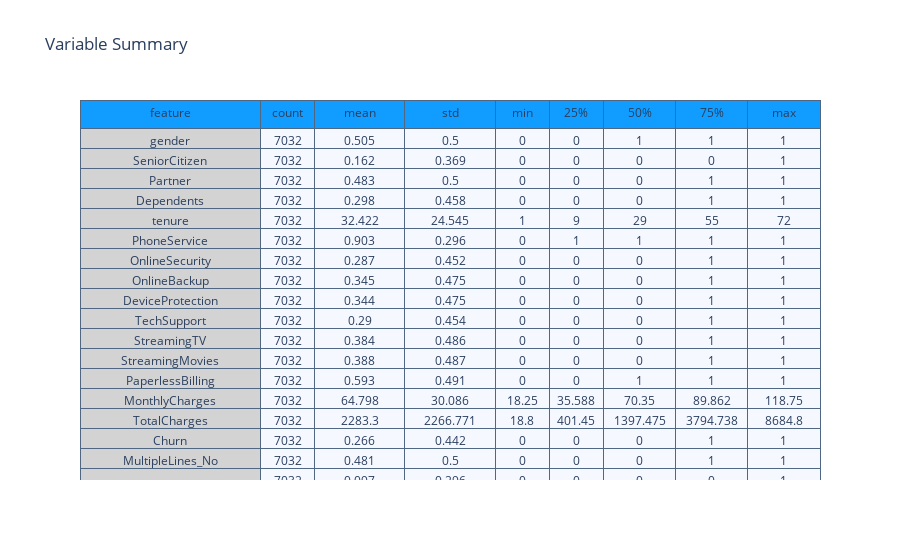

Write notebook code for a chart like this one.
### Markdown cell above
## <a id='3.7'>3.7. Variable Summary</a>

### Code cell
summary = (df_telcom_og[[i for i in df_telcom_og.columns if i not in Id_col]].
           describe().transpose().reset_index())

summary = summary.rename(columns = {"index" : "feature"})
summary = np.around(summary,3)

val_lst = [summary['feature'], summary['count'],
           summary['mean'],summary['std'],
           summary['min'], summary['25%'],
           summary['50%'], summary['75%'], summary['max']]

trace  = go.Table(header = dict(values = summary.columns.tolist(),
                                line = dict(color = ['#506784']),
                                fill = dict(color = ['#119DFF']),
                               ),
                  cells  = dict(values = val_lst,
                                line = dict(color = ['#506784']),
                                fill = dict(color = ["lightgrey",'#F5F8FF'])
                               ),
                  columnwidth = [200,60,100,100,60,60,80,80,80])
layout = go.Layout(dict(title = "Variable Summary"))
figure = go.Figure(data=[trace],layout=layout)
py.iplot(figure)

### Figure 1 — Plotly figure (JSON) as saved in the notebook; plotly's stock layout.template omitted (floating-point values rounded to 4 significant figures; data arrays with more than 128 entries replaced by an {"elided": "..."} marker saying what was removed)
{"data": [{"cells": {"fill": {"color": ["lightgrey", "#F5F8FF"]}, "line": {"color": ["#506784"]}, "values": {"elided": "9x42 mixed values"}}, "columnwidth": [200, 60, 100, 100, 60, 60, 80, 80, 80], "header": {"fill": {"color": ["#119DFF"]}, "line": {"color": ["#506784"]}, "values": ["feature", "count", "mean", "std", "min", "25%", "50%", "75%", "max"]}, "type": "table"}], "layout": {"title": {"text": "Variable Summary"}}}
